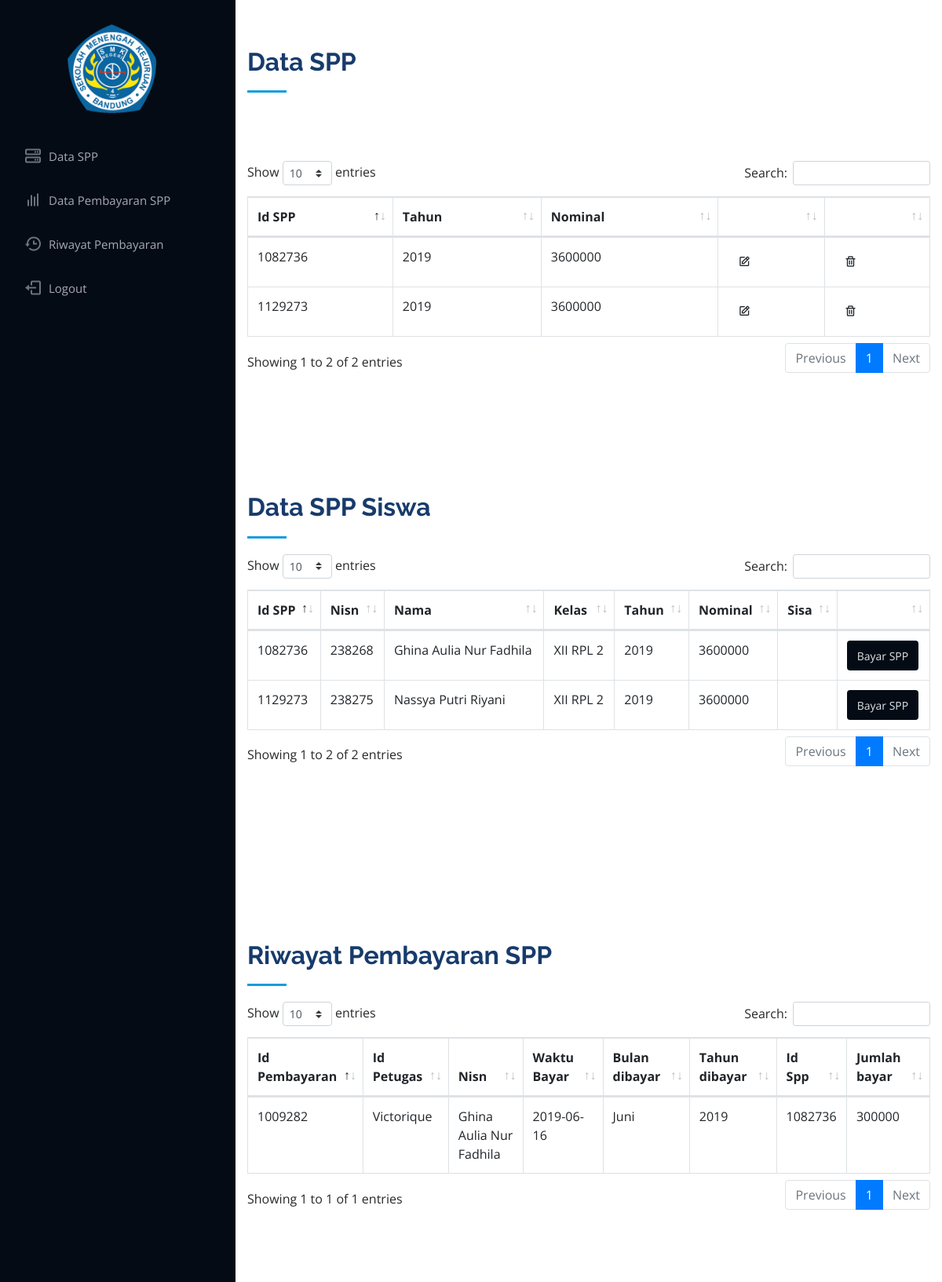
The app's page /petugas.php (signed in) with its own data.
### tables this page shows
CREATE TABLE `tb_spp` (
  `id_spp` int(10) NOT NULL,
  `tahun` int(5) NOT NULL,
  `nominal` int(25) NOT NULL,
  `sisa` int(25) DEFAULT NULL
);

CREATE TABLE `tb_siswa` (
  `nisn` int(10) NOT NULL,
  `nis` int(10) NOT NULL,
  `nama` varchar(35) NOT NULL,
  `id_kelas` int(11) NOT NULL,
  `alamat` varchar(35) NOT NULL,
  `no_telp` char(13) NOT NULL,
  `id_spp` int(10) NOT NULL
);

CREATE TABLE `tb_kelas` (
  `id_kelas` int(11) NOT NULL,
  `nama_kelas` varchar(15) NOT NULL,
  `kmp_keahlian` varchar(35) NOT NULL
);

CREATE TABLE `tb_pembayaranspp` (
  `id_pembayaran` int(11) NOT NULL,
  `id_petugas` int(10) NOT NULL,
  `nisn` int(10) NOT NULL,
  `tgl_bayar` varchar(15) NOT NULL,
  `bulan_dibayar` varchar(15) NOT NULL,
  `tahun_dibayar` varchar(5) NOT NULL,
  `id_spp` int(10) NOT NULL,
  `jumlah_bayar` int(15) NOT NULL
);

CREATE TABLE `tb_petugas` (
  `id_petugas` int(11) NOT NULL,
  `nip` int(18) NOT NULL,
  `nama_petugas` varchar(35) NOT NULL,
  `status` varchar(15) NOT NULL
);

### petugas.php (called while the page is built, shortened)
<?php
    include 'lib/library.php';
    $sql4 = 'SELECT * FROM tb_spp';
    $listSPP = $mysqli->query($sql4);
    $sql5 = "SELECT tb_siswa.id_spp, tb_siswa.nisn, tb_siswa.nama, tb_kelas.nama_kelas, tb_spp.tahun, tb_spp.nominal, tb_spp.sisa
             FROM tb_siswa, tb_kelas, tb_spp
             WHERE tb_siswa.id_kelas = tb_kelas.id_kelas AND tb_siswa.id_spp = tb_spp.id_spp";
    $listData = $mysqli->query($sql5);
    $sql6 = 'SELECT tb_pembayaranspp.id_pembayaran, tb_petugas.nama_petugas, tb_siswa.nama, tb_pembayaranspp.tgl_bayar, tb_pembayaranspp.bulan_dibayar, tb_pembayaranspp.tahun_dibayar, tb_siswa.id_spp, tb_pembayaranspp.jumlah_bayar
             FROM tb_pembayaranspp, tb_siswa, tb_petugas
             WHERE tb_pembayaranspp.nisn = tb_siswa.nisn AND tb_pembayaranspp.id_petugas = tb_petugas.id_petugas';
    $listRiwayat = $mysqli->query($sql6);
    include 'views/v_petugas.php';
    ?>

### lib/lib.php (called while the page is built, shortened)
<?php
function base_url(){
	return "http://localhost/Ujikom";
}

### views/v_petugas.php (the view, shortened to what this page needs)
<!DOCTYPE html>
<html lang="en">
<head>
  <link href="assets/vendor/bootstrap/css/bootstrap.min.css" rel="stylesheet">
  <link href="assets/vendor/icofont/icofont.min.css" rel="stylesheet">
  <link href="assets/vendor/boxicons/css/boxicons.min.css" rel="stylesheet">
  <link href="assets/vendor/venobox/venobox.css" rel="stylesheet">
  <link href="assets/vendor/owl.carousel/assets/owl.carousel.min.css" rel="stylesheet">
  <link href="assets/vendor/aos/aos.css" rel="stylesheet">
  <link href="assets/dataTables/datatables.min.css" rel="stylesheet">
  <link href="<?php echo base_url() ?>/media/plugins/toastr/toastr.min.css" rel="stylesheet">
  <link href="assets/css/style.css" rel="stylesheet">
</head>
<body>
  <header id="header">
    <div class="d-flex flex-column">
      <div class="">
        <img src="assets/img/smkn4.png" alt="" class="img-fluid rounded" style="margin-top:30px; margin-left:70px; width:115px">
      <nav class="nav-menu">
        <ul>
          <li><a href="#dataspp"><i class="bx bx-server"></i> Data SPP</a></li>
          <li><a href="#datapembayaranspp"><i class="bx bx-bar-chart"></i> Data Pembayaran SPP</a></li>
          <li><a href="#riwayat"><i class="bx bx-history"></i> Riwayat Pembayaran</a></li>
          <li><a href="logout.php"><i class="bx bx-log-out"></i> Logout</a></li>
        </ul>
      </nav>
    </div>
  </header>
  <main id="main">
    <section id="dataspp" class="services">
      <div class="container">
      <div class="section-title">
        <h2>Data SPP</h2>
  <table class="table table-bordered" id="mySPP">
    <thead>
      <tr>
        <th>Id SPP</th>
        <th>Tahun</th>
        <th>Nominal</th>
        <th></th>
        <th></th>
      </tr>
    </thead>
    <tbody>
    <?php
        while ($spp = $listSPP->fetch_array()){
    ?><tr>
	<td><?= $spp ['id_spp'] ?></td>
	<td><?= $spp ['tahun'] ?></td>
	<td><?= $spp ['nominal'] ?></td>
  <td><a href="spp/editSPP.php?id_spp=<?= $spp['id_spp'] ?>" class="btn"><span class="bx bx-edit"></td>
    <td><a href="spp/deletePetugas.php?id_petugas=<?= $petugas['id_petugas'] ?>" class="btn btnDelete"><span class="bx bx-trash"></td>
</tr>
    <?php } ?>
        </tbody>
        </table>
      </div>
    </section>
     <section id="datapembayaranspp" class="contact">
      <div class="container">
      <div class="section-title">
        <h2>Data SPP Siswa</h2>
  <table class="table table-bordered" id="mySPPSiswa">
    <thead>
      <tr>
        <th>Id SPP</th>
        <th>Nisn</th>
        <th>Nama</th>
        <th>Kelas</th>
        <th>Tahun</th>
        <th>Nominal</th>
        <th>Sisa</th>
        <th></th>
      </tr>
    </thead>
    <tbody>
    <?php
        while ($data = $listData->fetch_array()){
    ?><tr>
	<td><?= $data ['id_spp'] ?></td>
  <td><?= $data ['nisn'] ?></td>
	<td><?= $data ['nama'] ?></td>
	<td><?= $data ['nama_kelas'] ?></td>
  <td><?= $data ['tahun'] ?></td>
  <td><?= $data ['nominal'] ?></td>
  <td><?= $data ['sisa'] ?></td>
  <td><button class="btn" style="background-color: #040b14;"><a href="pembayaran/tambahPembayaran.php?nisn=<?= $data['nisn'] ?>"" style="color:#e0e4e8; font-size:14px;">Bayar SPP</a></button></td>
</tr>
    <?php } ?>
        </tbody>
        </table>
      </div>
    </section>
    <section id="riwayat" class="services">
      <div class="container">
      <div class="section-title">
        <h2>Riwayat Pembayaran SPP</h2>
  <table class="table table-bordered" id="myRiwayat">
    <thead>
      <tr>
        <th>Id Pembayaran</th>
        <th>Id Petugas</th>
        <th>Nisn</th>
        <th>Waktu Bayar</th>
        <th>Bulan dibayar</th>
        <th>Tahun dibayar</th>
        <th>Id Spp</th>
        <th>Jumlah bayar</th>
      </tr>
    </thead>
    <tbody>
    <?php
        while ($riwayat = $listRiwayat->fetch_array()){
    ?><tr>
	<td><?= $riwayat ['id_pembayaran'] ?></td>
	<td><?= $riwayat ['nama_petugas'] ?></td>
	<td><?= $riwayat ['nama'] ?></td>
  <td><?= $riwayat ['tgl_bayar'] ?></td>
  <td><?= $riwayat ['bulan_dibayar'] ?></td>
  <td><?= $riwayat ['tahun_dibayar'] ?></td>
  <td><?= $riwayat ['id_spp'] ?></td>
  <td><?= $riwayat ['jumlah_bayar'] ?></td>
</tr>
    <?php } ?>
        </tbody>
        </table>
      </div>
    </section>
  </main>
  <footer id="footer">
  </footer>
</body>
</html>

### assets/css/style.css (style rules this page uses)
body { font-family: "Open Sans", sans-serif; color: #272829; }
a { color: #149ddd; }
h1, h2, h3, h4, h5, h6 { font-family: "Raleway", sans-serif; }
#header { position: fixed; top: 0; left: 0; bottom: 0; width: 300px; transition: all ease-in-out 0.5s; z-index: 9999; transition: all 0.5s; padding: 0 15px; background: #040b14; overflow-y: auto; }
#main { margin-left: 300px; }
.nav-menu { padding-top: 30px; }
.nav-menu * { margin: 0; padding: 0; list-style: none; }
.nav-menu > ul > li { position: relative; white-space: nowrap; }
.nav-menu a { display: flex; align-items: center; color: #a8a9b4; padding: 12px 15px; margin-bottom: 8px; transition: 0.3s; font-size: 15px; }
.nav-menu a i { font-size: 24px; padding-right: 8px; color: #6f7180; }
section { padding: 60px 0; overflow: hidden; }
.section-title { padding-bottom: 30px; }
.section-title h2 { font-size: 32px; font-weight: bold; margin-bottom: 20px; padding-bottom: 20px; position: relative; color: #173b6c; }
.section-title h2::after { content: ''; position: absolute; display: block; width: 50px; height: 3px; background: #149ddd; bottom: 0; left: 0; }
.contact { padding-bottom: 130px; }
#footer { padding: 15px; color: #f4f6fd; font-size: 14px; position: fixed; left: 0; bottom: 0; width: 300px; z-index: 9999; background: #040b14; }

### records on screen
tb_spp: id_spp "1082736", tahun "2019", nominal "3600000"
tb_spp: id_spp "1129273", tahun "2019", nominal "3600000"
tb_siswa: id_spp "1082736", nisn "238268", nama "Ghina Aulia Nur Fadhila", id_kelas.nama_kelas "XII RPL 2", id_spp.tahun "2019", id_spp.nominal "3600000"
tb_siswa: id_spp "1129273", nisn "238275", nama "Nassya Putri Riyani", id_kelas.nama_kelas "XII RPL 2", id_spp.tahun "2019", id_spp.nominal "3600000"
tb_pembayaranspp: id_pembayaran "1009282", id_petugas.nama_petugas "Victorique", nisn.nama "Ghina Aulia Nur Fadhila", tgl_bayar "2019-06-16", bulan_dibayar "Juni", tahun_dibayar "2019", nisn.id_spp "1082736", jumlah_bayar "300000"
